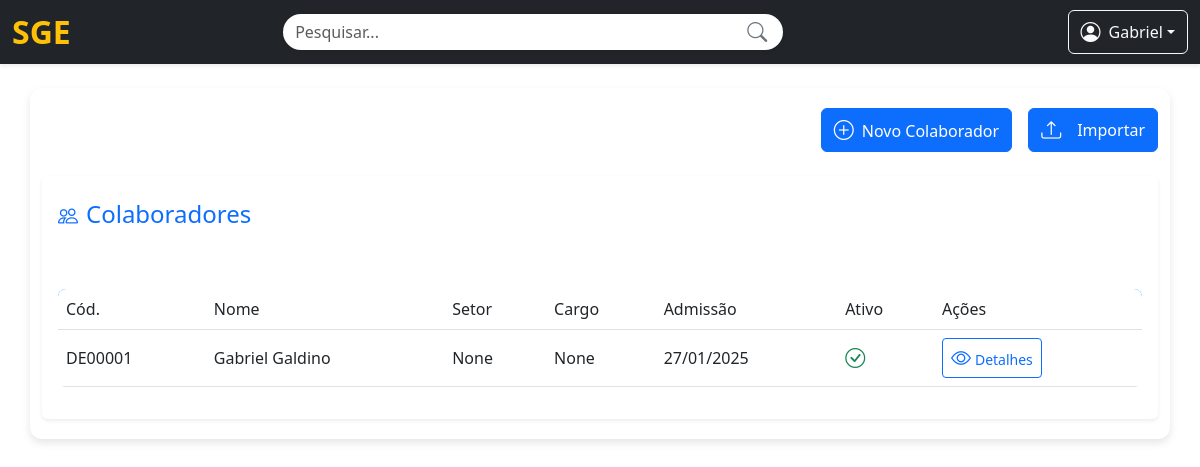
/colaboradores/ (signed in), run on the app's committed database.
### Usuario/models.py (models this page shows, shortened)
class Colaborador(AbstractUser):
    def validar_cpf(value):
        cpf = CPF()
        if not cpf.validate(value):
            raise ValidationError('CPF inválido.')
    colaborador_groups = models.ManyToManyField(Group, related_name='colaborador', blank=True)
    colaborador_permissions = models.ManyToManyField(Permission, related_name='colaborador_permission', blank=True)
    cpf = models.CharField(max_length=14, unique=True, validators=[validar_cpf])
    email = models.EmailField(max_length=50, unique=True)
    telefone = models.CharField(max_length=15, blank=True, null=True)
    endereco = models.ForeignKey(
        Endereco, on_delete=models.PROTECT, blank=True, null=True)
    data_nascimento = models.DateField(blank=True, null=True)
    empresa = models.ForeignKey(
        Empresa, on_delete=models.PROTECT, blank=True, null=True, related_name='colaboradores')
    setor = models.ForeignKey(Setor, on_delete=models.PROTECT,
                              blank=True, null=True, related_name='cargo')
    cargo = models.ForeignKey(Cargo, on_delete=models.PROTECT,
                              blank=True, null=True, related_name='cargo')
    matricula = models.CharField(max_length=20, unique=True, blank=True, null=True)
    data_demissao = models.DateField(blank=True, null=True)
    is_active = models.BooleanField(default=1)
    is_developer = models.BooleanField(default=False)
    USERNAME_FIELD = 'username'

### Configurações/views.py (the view, shortened to what this page needs)
# urls.py: path('colaboradores/', colaboradores_view, name='colaboradores'),
def colaboradores_view(request):
    matricula = request.GET.get('matricula')
    colaboradores = Colaborador.objects.filter(empresa=request.user.empresa_id)
    colaborador = None
    form_atualizar = None
    form_endereco = EnderecoForm()
    form_colaborador = ColaboradorForm()
    return render(request, 'colaboradores.html', {
        'colaboradores': colaboradores,
        'form_colaborador': form_colaborador,
        'form_endereco': form_endereco,
        'form_atualizar': form_atualizar,
    })

### Market/auth_developers.py (called while the page is built)
    def get_user(self, user_id):
        try:
            return User.objects.get(pk=user_id, is_developer=True)
        except User.DoesNotExist:
            return None

### Organização/models.py (called while the page is built)
    def __str__(self):
        return self.nome_fantasia

    def __str__(self):
        return self.nome_setor

    def __str__(self):
        return self.nome_cargo

### Configurações/templates/colaboradores.html (shortened to what this page needs)
{% extends 'index.html' %}
{% load static %}
{% block css %}
<link rel="stylesheet" href="{% static 'styles/colaboradores.css' %}">
{% endblock %}
{% block content %}
<div class="container mt-4">
    <div class="d-flex justify-content-end mb-4 gap-3">
        <button class="btn btn-primary" data-bs-toggle="modal" data-bs-target="#modalCadastroColaborador">
            <i class="bi bi-plus-circle me-2"></i>Novo Colaborador
        </button>
        <button class="btn btn-primary" data-bs-toggle="modal" data-bs-target="#importModal" id="btn_import">
            <i class="bi bi-upload me-2"></i>Importar
        </button>
    </div>
    <div class="card settings-card shadow-sm border-0">
        <div class="card-header bg-white border-0 py-4">
            <h4 class="mb-0 text-primary"><i class="bi bi-people me-2"></i>Colaboradores</h4>
        </div>
        <div class="card-body">
            <div class="table-responsive">
                <table class="table table-hover">
                    <thead>
                        <tr>
                            <th>Cód.</th>
                            <th>Nome</th>
                            <th>Setor</th>
                            <th>Cargo</th>
                            <th>Admissão</th>
                            <th>Ativo</th>
                            <th>Ações</th>
                        </tr>
                    </thead>
                    <tbody>
                        {% for colaborador in colaboradores %}
                        <tr>
                            <td class="align-middle">{{ colaborador.matricula }}</td>
                            <td class="align-middle">{{ colaborador.first_name }} {{ colaborador.last_name }}</td>
                            <td class="align-middle">{{ colaborador.setor }}</td>
                            <td class="align-middle">{{ colaborador.cargo }}</td>
                            <td class="align-middle">{{ colaborador.date_joined|date:"d/m/Y" }}</td>
                            <td class="align-middle">
                                {% if colaborador.is_active %}
                                    <i class="bi bi-check-circle text-success"></i>
                                {% else %}
                                    <i class="bi bi-x-circle text-danger"></i>
                                {% endif %}
                            </td>
                            <td class="align-middle">
                                <a href="{% url 'colaboradores' %}?matricula={{ colaborador.matricula }}" class="btn btn-sm btn-outline-primary view-details">
                                    <i class="bi bi-eye me-1"></i>Detalhes
                                </a>
                            </td>
                        </tr>
                        {% empty %}
                        <tr>
                            <td colspan="7" class="text-center">Nenhum colaborador encontrado.</td>
                        </tr>
                        {% endfor %}
                    </tbody>
                </table>
            </div>
        </div>
    </div>
</div>
{% endblock %}

### templates/navigation_bar.html (shortened to what this page needs)
{% load static %}
<head>
    <link rel="stylesheet" href="{% static 'styles/navigation_bar.css' %}">
    <link href="https://cdn.jsdelivr.net/npm/bootstrap@5.3.0/dist/css/bootstrap.min.css" rel="stylesheet">
    <link href="https://cdn.jsdelivr.net/npm/bootstrap-icons/font/bootstrap-icons.css" rel="stylesheet">
</head>
<nav class="navbar navbar-expand-lg navbar-dark bg-dark shadow-sm">
    <div class="container-fluid">
        <div class="navbar-brand">
            <h2 class="text-warning mb-0">SGE</h2>
        </div>
        <form class="d-flex mx-auto w-50">
            <div class="input-group">
                <input class="form-control rounded-pill pe-5 border-0 shadow-sm" type="search" placeholder="Pesquisar..." aria-label="Search">
                <i class="bi bi-search position-absolute top-50 end-0 translate-middle-y pe-3 text-secondary"></i>
            </div>
        </form>
        <div class="dropdown">
            <button class="btn btn-outline-light dropdown-toggle d-flex align-items-center" type="button" id="userDropdown" data-bs-toggle="dropdown" aria-expanded="false">
                <i class="bi bi-person-circle me-2"></i>
                {{ request.user.first_name|default:"Usuário" }}
            </button>
        </div>
    </div>
</nav>

### Configurações/static/styles/colaboradores.css (style rules this page uses)
body { font-family: 'Roboto', sans-serif; background-color: #f8f9fa; }
.container { padding: 20px; background-color: #fff; border-radius: 12px; box-shadow: 0 4px 8px rgba(0, 0, 0, 0.1); margin-top: 20px; }
.btn-primary { background-color: #0d6efd; border: none; padding: 10px 20px; border-radius: 8px; transition: background-color 0.2s ease, transform 0.2s ease; }
.btn-outline-primary { border: 1px solid #0d6efd; color: #0d6efd; transition: background-color 0.2s ease, color 0.2s ease; }
.table { margin-top: 20px; border-radius: 8px; overflow: hidden; }
.table thead { background-color: #0d6efd; color: #fff; }
.table th { font-weight: 500; padding: 12px; }
.table td { padding: 12px; vertical-align: middle; }
.bi-check-circle { color: #28a745; }
#btn_import { display: flex; align-items: center; gap: 8px; }
.view-details { display: inline-flex; align-items: center; gap: 8px; }

### static/styles/navigation_bar.css (style rules this page uses)
.navbar { padding: 0.75rem 1rem; background-color: #343a40 !important; box-shadow: 0 4px 8px rgba(0, 0, 0, 0.1); }
.navbar-brand h2 { color: #ffc107; font-weight: bold; }
.input-group { max-width: 500px; }
.form-control { background-color: #495057; border: none; color: #fff; transition: background-color 0.2s ease, box-shadow 0.2s ease; }
.bi { font-size: 1.25rem; }

### data on the page
Colaborador: user.first_name "Gabriel", matricula "DE00001", first_name "Gabriel", last_name "Galdino", setor "None", cargo "None", date_joined "27/01/2025", is_active True (drawn)
